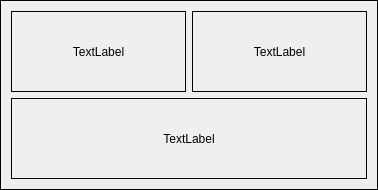
<?xml version="1.0" encoding="UTF-8"?>
<ui version="4.0">
 <class>WaterSupplyPump</class>
 <widget class="QWidget" name="WaterSupplyPump">
  <property name="geometry">
   <rect>
    <x>0</x>
    <y>0</y>
    <width>378</width>
    <height>190</height>
   </rect>
  </property>
  <property name="windowTitle">
   <string>Form</string>
  </property>
  <property name="styleSheet">
   <string notr="true">QWidget {
    border: 1px solid black; /* 设置边框为1像素宽的黑色 */
}
/* 为顶层主容器设置黑色边框 */
#MainWidget {
    border: 2px solid black; /* 设置边框为2像素黑色线 */
    border-radius: 5px; /* 可选：增加圆角效果 */
    padding: 5px; /* 可选：控制边框和内部内容之间的间距 */
}
</string>
  </property>
  <layout class="QGridLayout" name="gridLayout">
   <item row="0" column="0">
    <layout class="QVBoxLayout" name="verticalLayout">
     <item>
      <layout class="QHBoxLayout" name="horizontalLayout">
       <item>
        <widget class="QLabel" name="label">
         <property name="text">
          <string>TextLabel</string>
         </property>
         <property name="alignment">
          <set>Qt::AlignCenter</set>
         </property>
        </widget>
       </item>
       <item>
        <widget class="QLabel" name="label_2">
         <property name="text">
          <string>TextLabel</string>
         </property>
         <property name="alignment">
          <set>Qt::AlignCenter</set>
         </property>
        </widget>
       </item>
      </layout>
     </item>
     <item>
      <widget class="QLabel" name="label_3">
       <property name="text">
        <string>TextLabel</string>
       </property>
       <property name="alignment">
        <set>Qt::AlignCenter</set>
       </property>
      </widget>
     </item>
    </layout>
   </item>
  </layout>
 </widget>
 <resources/>
 <connections/>
</ui>
